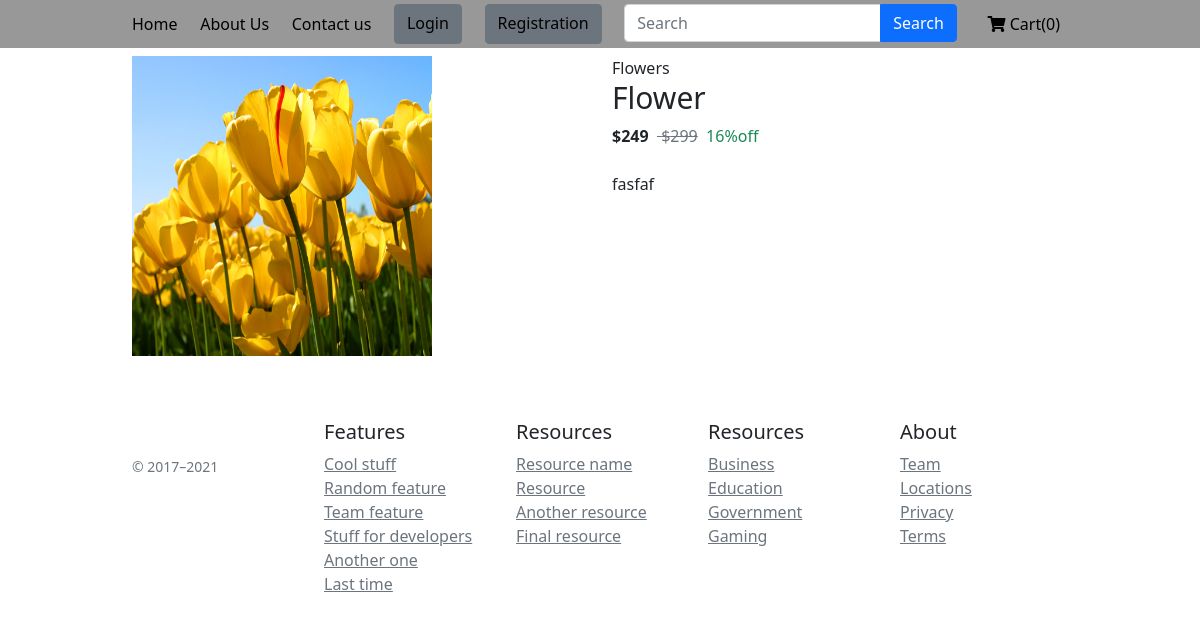
The page /product-details.php?id=61 on the database its author committed.
### tables this page shows
CREATE TABLE `product` (
  `id` int(11) NOT NULL,
  `product_name` varchar(100) NOT NULL,
  `product_image` text NOT NULL,
  `catogary_id` int(50) NOT NULL,
  `product_desc` varchar(255) NOT NULL,
  `product_price` int(10) NOT NULL,
  `selling_price` int(11) DEFAULT NULL,
  `status` int(11) NOT NULL DEFAULT 0 COMMENT '1-active,0-inactive',
  `created_at` datetime NOT NULL DEFAULT current_timestamp()
);

CREATE TABLE `catogary` (
  `id` int(11) NOT NULL,
  `catogary_name` varchar(255) NOT NULL,
  `created_at` datetime NOT NULL DEFAULT current_timestamp()
);

### pages/product-details.php (called while the page is built)
<?php
if (isset($_GET['id'])) {
    $query = "select catogary.catogary_name,product_name,product_image,product_desc,
    product.id,product_price,selling_price,product.created_at FROM product
    INNER JOIN catogary ON product.catogary_id=catogary.id where product.id = " . $_GET['id'];
    $result = mysqli_query($mysqli, $query);
    $count = mysqli_num_rows($result);
    if ($count == 1) {
        $row = $result->fetch_assoc();
        $product_name = $row['product_name'];
        $product_image = $row['product_image'];
        $selling_price = $row['selling_price'];
        $catogary_name = $row['catogary_name'];
        $product_desc = $row['product_desc'];
        $product_price = $row['product_price'];
    }
}

### product-details.php (the view, shortened to what this page needs)
<?php
include './pages/product-details.php';
include './include/top.php';
?>
<div class="create-body ">
    <div class="form-add">
        <div class="container">
            <form method="post" enctype="multipart/form-data">
                <div class="mb-3 mt-2">
                    <div class="row">
                        <div class="col-6 ">
                            <img src="<?= './uploads/products/' . $product_image ?>" width="300px" height="300px">
                        </div>
                        <div class="col-6">
                            <p class="mb-0"><?= $catogary_name ?></p>
                            <h1 class="fs-30"><?= $product_name ?></h1>
                            <?php
                            if ($selling_price) {
                                echo "<b>$" . $selling_price . "</b>"; ?>
                                <?php echo "&nbsp;<del class='text-muted'> $" . $product_price . "</del>&nbsp;"; ?>
                                <span class="text-success text-decoration-none font-weight-light">
                                    <?php echo (int)(($product_price - $selling_price) * 100 / $product_price) . "%off"; ?></span>
                            <?php } else {
                                echo "$" . $product_price;
                            }
                            ?>
                            <p class="mt-4"><?= $product_desc ?></p>
                        </div>
                    </div>
                </div>
            </form>
        </div>
    </div>
</div>
<?php include './include/bottom.php'; ?>

### css/style.css (style rules this page uses)
.container { max-width: 960px; }
.fs-30 { font-size: 30px; }

### rows shown on the page
product: product_image (picture), catogary.catogary_name "Flowers", product_name "Flower", selling_price "249", product_price "299", ($product_price - $selling_price) * 100 / $product_price "16", product_desc "fasfaf"

### other values the page prints
cartCounter() "0"
